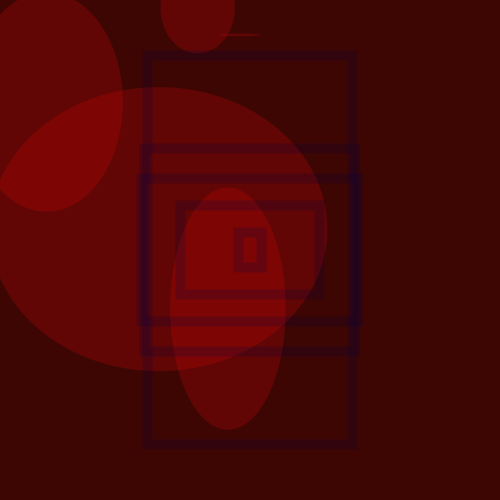
Frame 1 (no input)
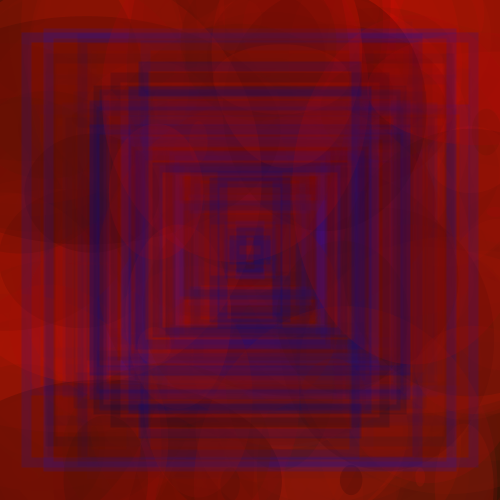
Frame 60 (the mouse pressed at the canvas centre just before this capture)
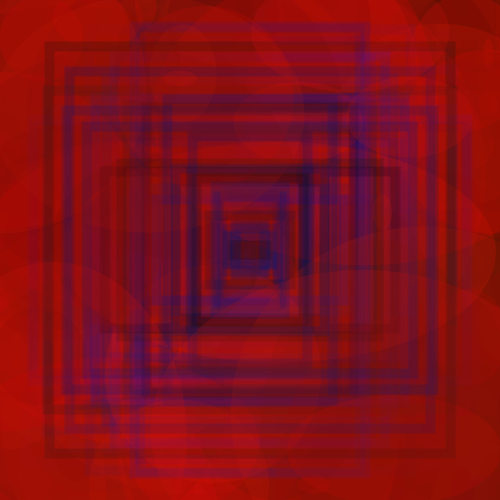
Frame 120 (the mouse held since frame 60 and released just before this capture)

The Processing sketch that drew these frames (run headless with seeded random() and noise(); from frame 60 on, the mouse is pressed at the canvas centre):

// Processing sketch: processing_167728
// ── processing_167728.pde

int counter;

void setup() {
background(#3E0603);
size (500,500);
frameRate(7); 
}


void draw() {  
  counter++;
  rectMode(CENTER);
  noStroke();
   fill(random(255),random(30),0,50);
   if (mousePressed && (mouseButton == LEFT)) { 
   
    ellipse(mouseX, mouseY, random(50), random(50));
 //noFill();
strokeWeight (1); 
   stroke(0);
    ellipse(mouseX, mouseY, random(50), random(50));
    ellipse(mouseX, mouseY, random(50), random(50));
    ellipse(mouseX, mouseY, random(50), random(50));
   }
   
   else if (mousePressed && (mouseButton == RIGHT)) { 
   fill(0,random(30),random(255),50);
    ellipse(mouseX, mouseY, random(50), random(50));
 //noFill();
strokeWeight (1); 
   stroke(0);
    rect(mouseX, mouseY, random(50), random(50));
    rect(mouseX, mouseY, random(50), random(50));
    rect(mouseX, mouseY, random(50), random(50));
   }
  
else 
 {
   noStroke();
  fill(random(255),random(30),random(10),50);
    ellipse(random(500), random(500), random(250)+200, random(250)+200);
    ellipse(random(500), random(500), random(200)+150, random(200)+150);
    ellipse(random(500), random(500), random(150)+100, random(150)+100);
    ellipse(random(500), random(500), random(100)+50, random(100)+50);
    ellipse(random(500), random(500), random(50), random(50));
    
    noFill(); 
   stroke(0,random(30),random(255),50); //???
   strokeWeight(10);
   rect(width/2, height/2, random(250)+200, random(250)+200);
   rect(width/2, height/2, random(200)+150, random(200)+150);
    rect(width/2, height/2, random(150)+100, random(150)+100);
    rect(width/2, height/2, random(100)+50, random(100)+50);
    rect(width/2, height/2, random(50), random(50));
    //ellipse(width/2, height/2, 250, 250);
    //ellipse(width/2, height/2, 200, 200);
    //ellipse(width/2, height/2, 150, 150);
   // ellipse(width/2, height/2, 100, 100);
    //ellipse(width/2, height/2, 50, 50);
    }
   if(keyPressed) {
     if (key=='b'|| key == 'B');
    save("bild.png");
   }
    println(key);

    
} 
